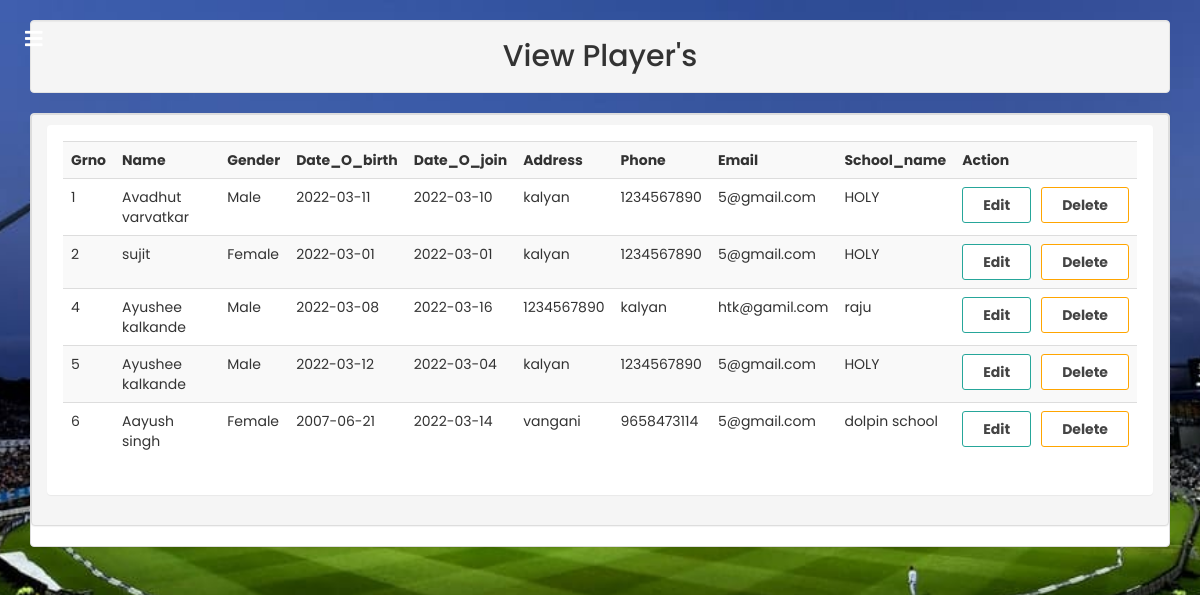
Page /player/player_view.php on the committed database.
### tables this page shows
CREATE TABLE `player` (
  `grno` int(50) NOT NULL,
  `firstname` varchar(200) NOT NULL,
  `gender` varchar(200) NOT NULL,
  `dob` date NOT NULL,
  `doj` date NOT NULL,
  `address` text NOT NULL,
  `contact` varchar(100) NOT NULL,
  `email` varchar(25) NOT NULL,
  `school` varchar(50) NOT NULL
);

### player/player_view.php (the view, shortened to what this page needs)
<?php
include '../header/header.php'; ?>
<?php
include 'header.php';
?>
<h2> <div class="well text-center">View Player's </div></h2>
<div class="panel panel-default">
    <div class="panel panel-heading">
<div class="panel panel-body">
<form action="view_attendance.php" method="POST">
<table class="table table-striped">
<tr>
<th>Grno</th>
          <th>Name</th>
          <th>Gender</th>
          <th>Date_O_birth</th>
          <th>Date_O_join</th>
          <th>Address</th>
          <th>Phone</th>
          <th>Email</th>
          <th>School_name</th>
          <th>Action</th>
</tr>
<?php
$conn= mysqli_connect("localhost","root","","cms")or die("connection fail");
$sql="SELECT * FROM player";
$result = mysqli_query($conn,$sql)or die("connection failed");
if(mysqli_num_rows($result)>0){
while($row=mysqli_fetch_assoc($result)){
?>
<tr>
<td><?php echo $row['grno'] ?></td>
                  <td><?php echo $row['firstname'] ?></td>
                  <td><?php echo $row['gender'] ?></td>
                  <td><?php echo $row['dob'] ?></td>
                  <td><?php echo $row['doj'] ?></td>
                  <td><?php echo $row['address'] ?></td>
                  <td><?php echo $row['contact'] ?></td>
                  <td><?php echo $row['email'] ?></td>
                  <td><?php echo $row['school'] ?></td>
                  <td>
                    <span class="action_btn">
                      <a href='player_edit.php?id=<?php echo $row['grno'] ?>'>Edit</a>
                      <a href='player_del.php?id=<?php echo $row['grno'] ?>'>Delete</a>
                    </span>
                  </td>
</tr>
<?php
}
}
?>
</table>
</form>
</div>
    </div>
</div>

### css/maincss.css (style rules this page uses)
* { margin: 0; padding: 0; box-sizing: border-box; font-family: "Poppins", sans-serif; }
body { min-height: 100vh; background: url(ing2.jpeg)no-repeat; background-size: cover; background-position: center; }

### css/player44.css (style rules this page uses)
.action_btn { display: flex; justify-content: center; gap: 10px; }
.action_btn>a { text-decoration: none; color: #444; background: #fff; border: 1px solid; display: inline-block; padding: 7px 20px; font-weight: bold; border-radius: 3px; transition: 0.3s ease-in-out; }
.action_btn>a:nth-child(1) { border-color: #26a69a; }
.action_btn>a:nth-child(2) { border-color: orange; }

### rows in the picture
player: grno "1", firstname "Avadhut varvatkar", gender "Male", dob "2022-03-11", doj "2022-03-10", address "kalyan", contact "1234567890", email "5@gmail.com", school "HOLY"
player: grno "2", firstname "sujit", gender "Female", dob "2022-03-01", doj "2022-03-01", address "kalyan", contact "1234567890", email "5@gmail.com", school "HOLY"
player: grno "4", firstname "Ayushee kalkande", gender "Male", dob "2022-03-08", doj "2022-03-16", address "1234567890", contact "kalyan", email "htk@gamil.com", school "raju"
player: grno "5", firstname "Ayushee kalkande", gender "Male", dob "2022-03-12", doj "2022-03-04", address "kalyan", contact "1234567890", email "5@gmail.com", school "HOLY"
player: grno "6", firstname "Aayush singh", gender "Female", dob "2007-06-21", doj "2022-03-14", address "vangani", contact "9658473114", email "5@gmail.com", school "dolpin school"
